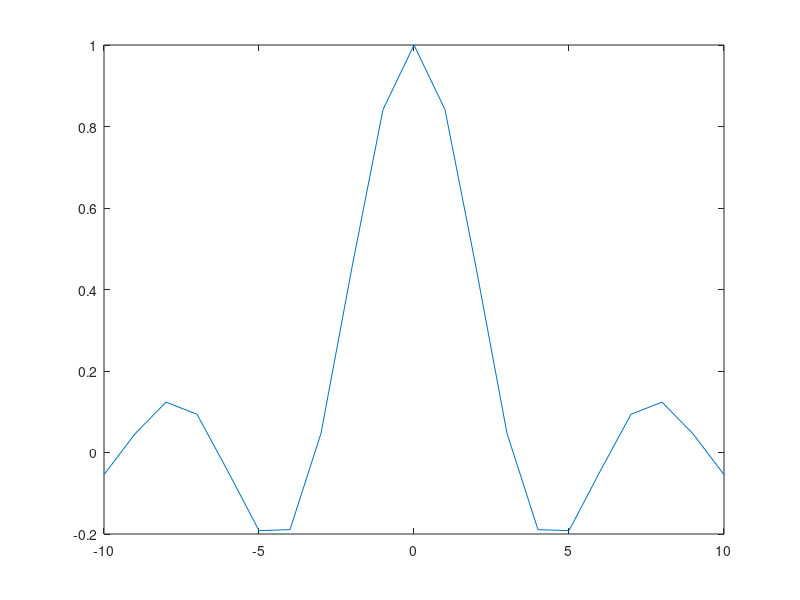

Recreate this plot in MATLAB.
2 > 3
% as a result, computer returns 'logical 0'

a = 3 > 6 % true or false -> logical variable
% a <- (3 > 6)
b = 2

(a == 3) > 6

(3>2) + (9<5) % 논리값을 그냥 덧셈하여 계산할 수 있음.

x = randperm(5)
y = randperm(5) % 1~5까지의 수를 랜덤으로 배열. 

z = (x > y) % 각각의 원소를 논리 비교를 통해서 대소관계 비교 가능.

x > 2 % 2보다 큰 위치만 1로 표현(참)
x(x>2) % 이 위치를 찾아서 그 위치의 값을 출력하여라. 
x(x>3) = -2 % 이 위치를 찾아서 그 위치에 -2를 대입해라.

%==================================
x = -10:10;
y = sin(x) ./ x;

plot(x, y);
grid on

x == 0 % x == 0인 위치만 참.
x = x+ (x == 0) * eps % eps = 0 --> x == 0인 위치를 찾아서 eps를 곱해줌. 

y = sin(x)./x;

plot(x, y)

3 | 0 & 2 & 0 %% ???
(3 | 0) & (2 & 0)

x = [1 2 5 9]
3 < x < 7
% -> (3<x) < 7 : 3이 x보다 작은지 계산한 결과 값에 대해서 7보다 작은지 판단. 때문에 모두 참. 
x(x>3) < 7 % 0 0 1 1값 에서 참인 값만 출력하는데 그가 7보다 작으면 참 반대이면 거짓. 
% 때문에 위의 코드는 5 9 가 각각 7보다 크거나 작은지 판단하여 logical value 를 출력하는 코드이다.
(3 < x) & (x < 7)  %원하는 값을 얻기 위해서는 이렇게.

ind = (3 < x) & (x < 7); x(ind)

% =====================================
% a == 1
% 이라는 논리 연산자 -> 변수일 때는 logical value를 출력하지만 행렬일 때는 logical value를 elements로 하는 행렬을 출력함.
% 다른 연산자들의 경우도 변수에 들어있는 것이 어떠한 값이라면 그 값과 비교하여 0또는 1인 logical value 를 출력하지만 들어있는 것이 행렬 혹은 벡터라면
% 연산자를 통해서 출력한 값인 logical value를 원소로 하는 행렬을 출력함.
a = [randperm(4); randperm(4); randperm(4)]
a == 4